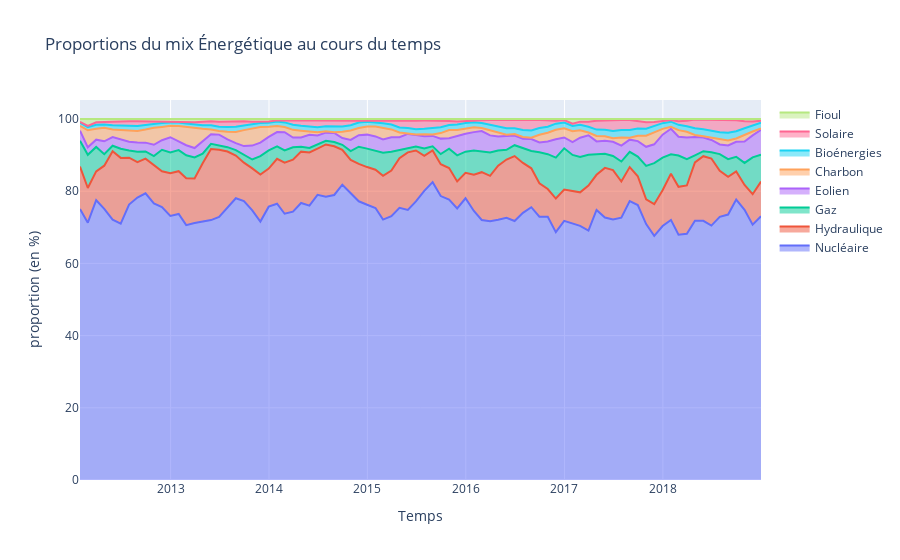

Notebook source saved alongside this figure:
### Markdown cell above
### 1. Foisonnement de la production renouvelable en France :
idée 1 : Par région : Barplot de la production anuelle par région, stacked (solaire éolien)\
idée 2 : Évoluation (lineplot) au cours d'une année\
    - faire des courbes différente par région ou type d'énergie produite.

### 2. Thermo-sensibilité de la consommation :
idée 1 : Tracer deux lineplot évolution de la température dans le temps et évolution de la consommation dans le temps.
        (moyenné par journée)

idée optionelle : effet de la canicule sur la consommation

### 3. Mix énergétique en France :
Stacked plot

### Code cell
#input
# df_data_nationales = pd.read_pickle('../data/Pickles/df_data_nationales.pkl')
#Data Processing
#sampling and choosing features
df_energy_monthly = df_data_nationales.resample('ME').sum()
# df_energy_monthly = df_energy.set_index('DateTime').resample('ME').sum()
col_prod = ['Nucléaire','Hydraulique','Gaz','Eolien','Charbon','Bioénergies','Solaire','Fioul']
df_energy_monthly[col_prod]
#computing proportions
df_energy_monthly_total = df_energy_monthly[col_prod].sum(axis=1)
df_prop = pd.DataFrame(index = df_energy_monthly.index.copy())
for c in col_prod:
    df_prop[c] = df_energy_monthly[c]/df_energy_monthly_total*100

#ploting
import plotly.graph_objects as go

fig = go.Figure()
# for prod_src in col_prod.__reversed__():
for prod_src in col_prod:
    fig.add_trace(go.Scatter(
        x=df_energy_monthly.index,
        y=df_prop[prod_src],
        fill='tonexty',
        name=prod_src,
        stackgroup='one'
    ))

fig.update_layout(title='Proportions du mix Énergétique au cours du temps', xaxis_title='Temps', yaxis_title='proportion (en %)')
fig.show()
